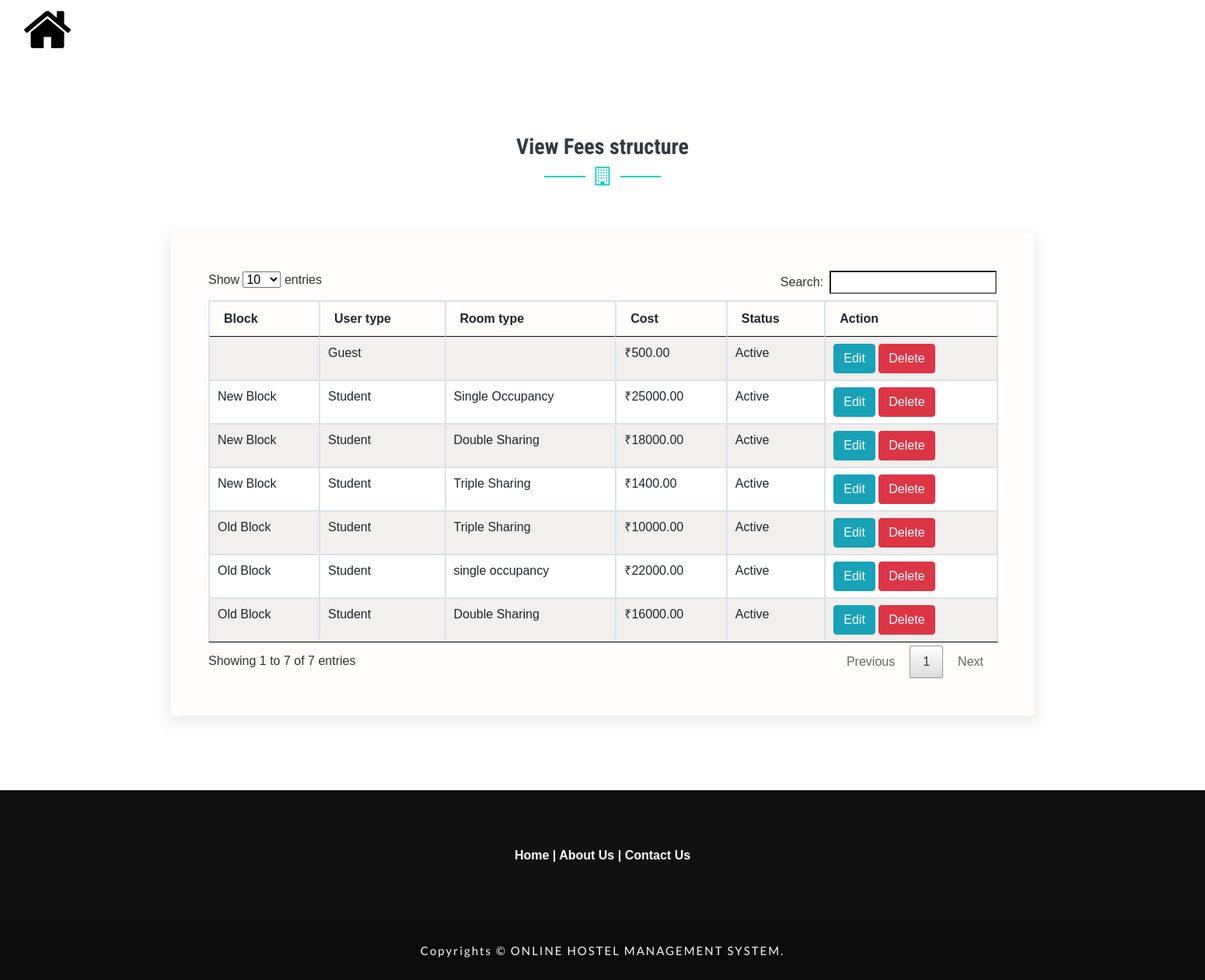
/viewfeesstructure.php, run on the app's committed database.
### tables this page shows
CREATE TABLE IF NOT EXISTS `fees_structure` (
  `fee_str_id` int(10) NOT NULL AUTO_INCREMENT,
  `block_id` int(10) NOT NULL,
  `hostellertype` varchar(15) NOT NULL COMMENT 'Employee and Student',
  `room_type` varchar(25) NOT NULL COMMENT 'Single, Double, Thriple',
  `cost` float(10,2) NOT NULL,
  `status` varchar(10) NOT NULL,
  PRIMARY KEY (`fee_str_id`)
);

CREATE TABLE IF NOT EXISTS `blocks` (
  `block_id` int(10) NOT NULL AUTO_INCREMENT,
  `block_name` varchar(25) NOT NULL,
  `description` text NOT NULL,
  `status` varchar(10) NOT NULL,
  PRIMARY KEY (`block_id`)
);

### viewfeesstructure.php (the view, shortened to what this page needs)
<?php
include("header.php");
?>
	<section class="contact-wthree py-5" id="contact">
		<div class="container py-xl-5 py-lg-3">
			<div class="title text-center mb-sm-5 mb-4">
				<h3 class="title-w3 text-bl text-center font-weight-bold">View Fees structure</h3>
				<div class="arrw">
					<i class="fa fa-building-o" aria-hidden="true"></i>
				</div>
			</div>
			<div class="row pt-xl-4">
				<div class="col-lg-12">
					<div class="contact-form-wthreelayouts">
<table id="datatable"  class="table table-striped table-bordered">
	<thead>
		<tr>
			<th>Block</th>
			<th>User type</th>
			<th>Room type</th>
			<th>Cost</th>
			<th>Status</th>
			<th>Action</th>
		</tr>
	</thead>
	<tbody>
	<?php
	$sql ="SELECT fees_structure.*,blocks.block_name FROM fees_structure LEFT JOIN blocks ON fees_structure.block_id=blocks.block_id";
	$qsql = mysqli_query($con,$sql);
	while($rs = mysqli_fetch_array($qsql))
	{
		echo "<tr>
			<td>$rs[block_name]</td>
			<td>$rs[hostellertype]</td>
			<td>$rs[room_type]</td>
			<td>₹$rs[cost]</td>
			<td>$rs[status]</td>
			<td><a href='feesstructure.php?editid=$rs[0]' class='btn btn-info' >Edit</a>  <a href='#' onclick='return confirmtodel(`$rs[0]`)' class='btn btn-danger' >Delete</a></td>
		</tr>";
	}
	?>
	</tbody>
</table>
					</div>
				</div>
			</div>
		</div>
	</section>
	<?php
	include("footer.php");
	?>

### css/style.css (style rules this page uses)
body { padding: 0; background: #FFF; font-family: 'Lato', sans-serif; }
body a, body button { transition: 0.5s all; -webkit-transition: 0.5s all; -moz-transition: 0.5s all; -o-transition: 0.5s all; -ms-transition: 0.5s all; text-decoration: none; }
html { scroll-behavior: smooth; }
h1, h2, h3, h4, h5, h6 { margin: 0; padding: 0; font-family: 'Roboto Condensed', sans-serif; }
.text-bl { color: #343a40; }
.arrw { width: 150px; height: 2px; background: #00cec9; text-align: center; margin: 20px auto; position: relative; }
.arrw i { color: #00cec9; font-size: 24px; background: #fff; position: absolute; left: 0; right: 0; top: -12px; width: 30%; margin: 0 auto; }
.contact-wthree { background: url(../images/bg5.png) repeat top; background-size: contain; -webkit-background-size: contain; -o-background-size: contain; -moz-background-size: contain; -ms-background-size: contain; }
.contact-form-wthreelayouts { padding: 3em; background: #fffcfc; box-shadow: 0px 6px 18px 5px rgba(0, 0, 0, 0.07); }

### header.php (style rules this page uses)
body { font-family:Arial, Helvetica, sans-serif; }

### data on the page
fees_structure: block.block_name "New Block", hostellertype "Student", room_type "Single Occupancy", cost "25000.00", status "Active"
fees_structure: block.block_name "New Block", hostellertype "Student", room_type "Double Sharing", cost "18000.00", status "Active"
fees_structure: block.block_name "New Block", hostellertype "Student", room_type "Triple Sharing", cost "1400.00", status "Active"
fees_structure: block.block_name "Old Block", hostellertype "Student", room_type "Triple Sharing", cost "10000.00", status "Active"
fees_structure: block.block_name "Old Block", hostellertype "Student", room_type "single occupancy", cost "22000.00", status "Active"
fees_structure: block.block_name "Old Block", hostellertype "Student", room_type "Double Sharing", cost "16000.00", status "Active"
fees_structure: hostellertype "Guest", cost "500.00", status "Active"
